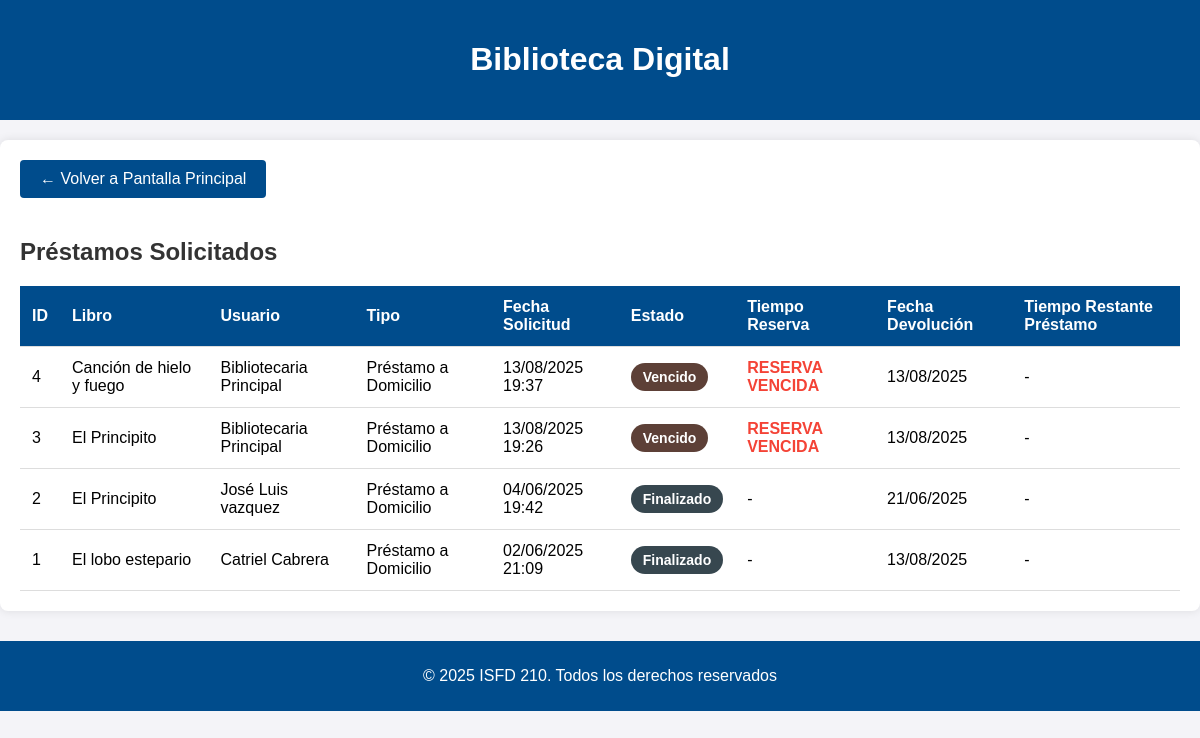
Before: /libros/prestamos-solicitados/ (signed in) with the older database file.
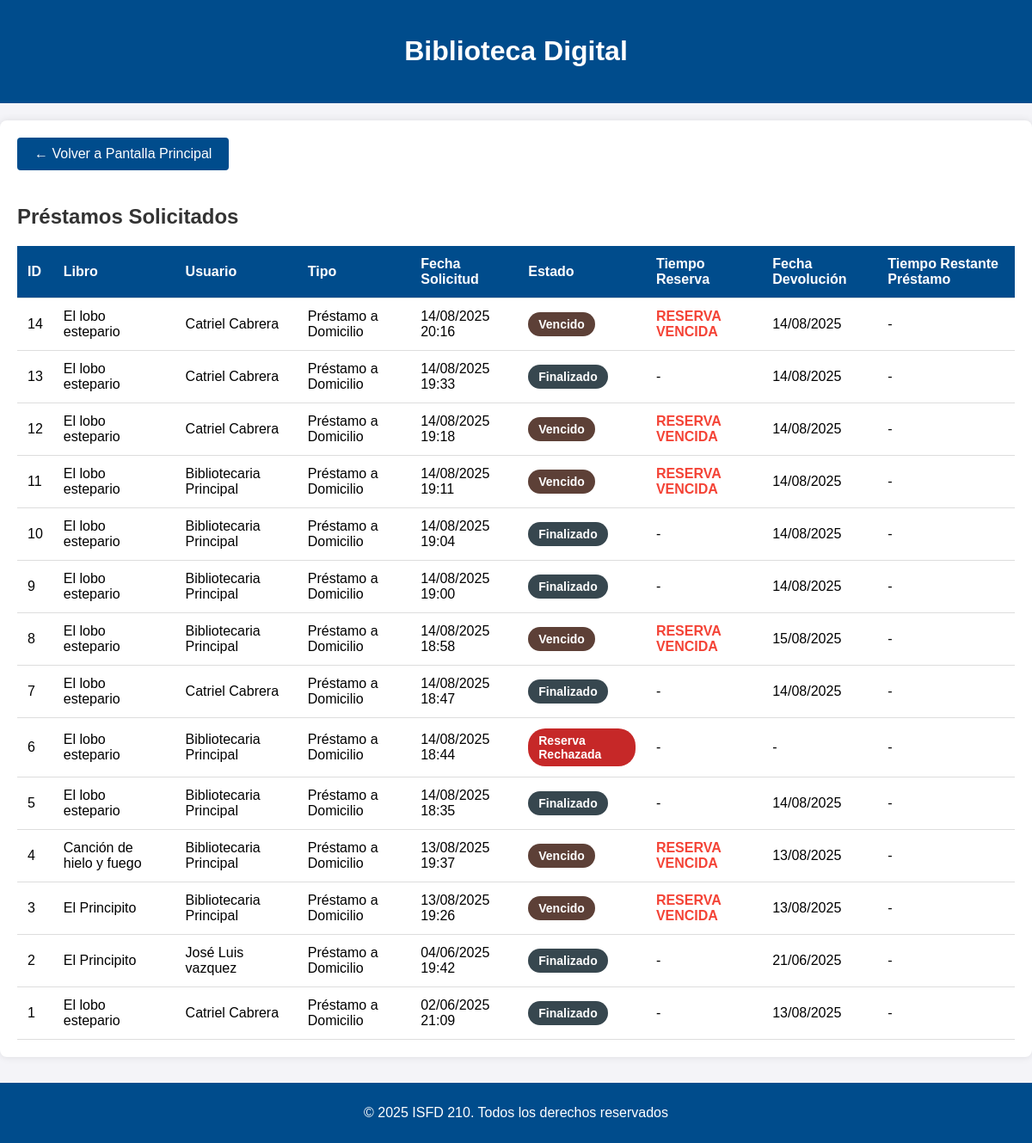
After: the same page with the newer database file.
### libros/models.py (models this page shows, shortened)
class Prestamo(models.Model):
    ESTADO_CHOICES = (
        ('solicitado', 'Reserva Solicitada'),
        ('aprobado_reserva', 'Reserva Aprobada'),
        ('aprobado', 'Préstamo Activo'),
        ('rechazado', 'Reserva Rechazada'),
        ('finalizado', 'Finalizado'),
        ('vencido', 'Vencido'),
    )
    TIPO_CHOICES = (
        ('domicilio', 'Préstamo a Domicilio'),
        ('aula', 'Préstamo en Aula'),
    )
    TIPO_USUARIO_CHOICES = (
        ('alumno', 'Alumno'),
        ('profesor', 'Profesor'),
    )
    id_prestamo = models.AutoField(primary_key=True)
    usuario = models.ForeignKey(Usuario, on_delete=models.CASCADE, related_name='prestamos_usuario', null=True, blank=True)
    nombre_usuario = models.CharField(max_length=255)
    email_usuario = models.EmailField()
    libro = models.ForeignKey(Libro, on_delete=models.CASCADE, related_name='prestamos')
    fecha_solicitud = models.DateTimeField(auto_now_add=True)
    fecha_aprobacion = models.DateTimeField(null=True, blank=True)
    fecha_devolucion_programada = models.DateTimeField(null=True, blank=True)
    fecha_devolucion_real = models.DateTimeField(null=True, blank=True)
    fecha_limite_reserva = models.DateTimeField(null=True, blank=True)
    estado = models.CharField(max_length=20, choices=ESTADO_CHOICES, default='solicitado')
    tipo_prestamo = models.CharField(max_length=10, choices=TIPO_CHOICES, default='domicilio')
    tipo_usuario = models.CharField(max_length=10, choices=TIPO_USUARIO_CHOICES, default='alumno')
    motivo_rechazo = models.TextField(blank=True, null=True)
    observaciones = models.TextField(blank=True, null=True)
    fecha_retiro_real = models.DateTimeField(null=True, blank=True)

class Inventario(models.Model):
    id_inventario = models.AutoField(primary_key=True)
    estado = models.CharField(max_length=255, null=True, default="Disponible")
    motivo_baja = models.CharField(max_length=255, null=True)
    descripcion = models.TextField(null=True)
    num_ejemplar = models.IntegerField(null=True)
    imagen_rota = models.ImageField(
        upload_to='imagenes_rota/', null=True, blank=True)

class Libro(Inventario):
    id_libro = models.AutoField(primary_key=True)
    titulo = models.CharField(max_length=255)
    autor = models.CharField(max_length=255)
    editorial = models.CharField(max_length=255)
    clasificacion_cdu = models.CharField(max_length=255, null=False, default='Sin clasificar')
    siglas_autor_titulo = models.CharField(max_length=255, null=False, default='ABC')
    num_inventario = models.IntegerField(null=False, default=1)
    resumen = models.TextField()
    etiqueta_palabra_clave = models.TextField(default='Roma,Historia,Clasica')
    sede = models.TextField(default='La Plata')
    disponibilidad = models.CharField(max_length=255, null=True, default="Disponible")
    observaciones = models.TextField(default='Esta es una observación')
    img = models.URLField()

### libros/views.py (the view)
# urls.py: path('prestamos-solicitados/', views.prestamos_solicitados, name='prestamos_solicitados'),
@login_required
def prestamos_solicitados(request):
    verificar_prestamos_vencidos()
    if request.user.es_bibliotecaria():
        prestamos = Prestamo.objects.all().order_by('-fecha_solicitud')
    else:
        prestamos = Prestamo.objects.filter(
            Q(email_usuario=request.user.email) | Q(usuario=request.user)
        ).order_by('-fecha_solicitud')
    alertas = []
    ahora = timezone.now()
    for prestamo in prestamos:
        if prestamo.estado == 'solicitado' and prestamo.fecha_limite_reserva:
            tiempo_restante = prestamo.fecha_limite_reserva - ahora
            if tiempo_restante.total_seconds() > 0 and tiempo_restante.total_seconds() < 86400:  # 24 horas en segundos
                alertas.append(f"¡ATENCIÓN! El préstamo del libro '{prestamo.libro.titulo}' vence pronto.")
    return render(request, 'libros/prestamos_solicitados.html', {
        'prestamos': prestamos,
        'alertas': alertas
    })

### libros/models.py (called while the page is built)
    def es_bibliotecaria(self):
        return self.perfil == 'bibliotecaria'

### libros/views.py (called while the page is built, shortened)
def verificar_prestamos_vencidos():
    ahora = timezone.now()
    print(f"[DEBUG VENCIMIENTOS] Verificando a las: {ahora.strftime('%d/%m/%Y %H:%M:%S')}")
    prestamos_activos_vencidos = Prestamo.objects.filter(
        estado='aprobado',
        fecha_devolucion_programada__lt=ahora  # Comparación exacta
    )
    print(f"[DEBUG VENCIMIENTOS] Préstamos vencidos encontrados: {prestamos_activos_vencidos.count()}")
    prestamos_reserva_vencidos = Prestamo.objects.filter(
        estado='aprobado_reserva',
        fecha_limite_reserva__lt=ahora
    )
    for prestamo in prestamos_reserva_vencidos:
        prestamo.estado = 'vencido'
        prestamo.save()
        prestamo.libro.estado = 'Disponible'
        prestamo.libro.save()
        print(f"[DEBUG VENCIMIENTOS] Reserva vencida: {prestamo.id_prestamo}")

### libros/templates/libros/prestamos_solicitados.html (shortened to what this page needs)
<!DOCTYPE html>
<html lang="es">
<head>
    {% load static %}
</head>
<body>
    <header>
        <h1>Biblioteca Digital</h1>
    </header>
    <div class="container">
        <a href="{% url 'pantalla_principal' %}" class="btn-volver">← Volver a Pantalla Principal</a>
        <h2>Préstamos Solicitados</h2>
        {% if prestamos %}
        <table>
            <thead>
                <tr>
                    <th>ID</th>
                    <th>Libro</th>
                    <th>Usuario</th>
                    <th>Tipo</th>
                    <th>Fecha Solicitud</th>
                    <th>Estado</th>
                    <th>Tiempo Reserva</th>
                    <th>Fecha Devolución</th>
                    <th>Tiempo Restante Préstamo</th>
                </tr>
            </thead>
            <tbody>
                {% for prestamo in prestamos %}
                <tr>
                    <td>{{ prestamo.id_prestamo }}</td>
                    <td>{{ prestamo.libro.titulo }}</td>
                    <td>{{ prestamo.nombre_usuario }}</td>
                    <td>{{ prestamo.get_tipo_prestamo_display }}</td>
                    <td>{{ prestamo.fecha_solicitud|date:"d/m/Y H:i" }}</td>
                    <td>
                        <span class="status-badge status-{{ prestamo.estado }}">
                            {{ prestamo.get_estado_display }}
                        </span>
                    </td>
                    <td>
                        {% if prestamo.estado == 'solicitado' and prestamo.fecha_limite_reserva %}
                            <div class="timer-container">
                                <span class="timer" id="timer-reserva-{{ prestamo.id_prestamo }}"
                                      data-end="{{ prestamo.fecha_limite_reserva|date:'Y-m-d H:i:s' }}">
                                    Calculando...
                                </span>
                            </div>
                        {% elif prestamo.estado == 'vencido' %}
                            <span class="vencido">RESERVA VENCIDA</span>
                        {% else %}
                            -
                        {% endif %}
                    </td>
                    <td>
                        {% if prestamo.fecha_devolucion_programada %}
                            {{ prestamo.fecha_devolucion_programada|date:"d/m/Y" }}
                        {% else %}
                            -
                        {% endif %}
                    </td>
                    <td>
                        {% if prestamo.estado == 'aprobado' and prestamo.fecha_devolucion_programada %}
                            <div class="timer-container">
                                <span class="timer" id="timer-prestamo-{{ prestamo.id_prestamo }}"
                                      data-end="{{ prestamo.fecha_devolucion_programada|date:'Y-m-d H:i:s' }}">
                                    Calculando...
                                </span>
                            </div>
                        {% else %}
                            -
                        {% endif %}
                    </td>
                </tr>
                {% endfor %}
            </tbody>
        </table>
        {% else %}
        <p class="empty-message">No hay préstamos registrados actualmente.</p>
        {% endif %}
    </div>
    <footer>
        <p>© 2025 ISFD 210. Todos los derechos reservados</p>
    </footer>
</body>
</html>

Changed rows visible on the page:
added Prestamo: id_prestamo "14", libro.titulo "El lobo estepario", nombre_usuario "Catriel Cabrera", tipo_prestamo "Préstamo a Domicilio", fecha_solicitud "14/08/2025 20:16", estado "Vencido", shows "RESERVA VENCIDA", fecha_devolucion_programada "14/08/2025"
added Prestamo: id_prestamo "13", libro.titulo "El lobo estepario", nombre_usuario "Catriel Cabrera", tipo_prestamo "Préstamo a Domicilio", fecha_solicitud "14/08/2025 19:33", estado "Finalizado", fecha_devolucion_programada "14/08/2025"
added Prestamo: id_prestamo "12", libro.titulo "El lobo estepario", nombre_usuario "Catriel Cabrera", tipo_prestamo "Préstamo a Domicilio", fecha_solicitud "14/08/2025 19:18", estado "Vencido", shows "RESERVA VENCIDA", fecha_devolucion_programada "14/08/2025"
added Prestamo: id_prestamo "11", libro.titulo "El lobo estepario", nombre_usuario "Bibliotecaria Principal", tipo_prestamo "Préstamo a Domicilio", fecha_solicitud "14/08/2025 19:11", estado "Vencido", shows "RESERVA VENCIDA", fecha_devolucion_programada "14/08/2025"
added Prestamo: id_prestamo "10", libro.titulo "El lobo estepario", nombre_usuario "Bibliotecaria Principal", tipo_prestamo "Préstamo a Domicilio", fecha_solicitud "14/08/2025 19:04", estado "Finalizado", fecha_devolucion_programada "14/08/2025"
added Prestamo: id_prestamo "9", libro.titulo "El lobo estepario", nombre_usuario "Bibliotecaria Principal", tipo_prestamo "Préstamo a Domicilio", fecha_solicitud "14/08/2025 19:00", estado "Finalizado", fecha_devolucion_programada "14/08/2025"
added Prestamo: id_prestamo "8", libro.titulo "El lobo estepario", nombre_usuario "Bibliotecaria Principal", tipo_prestamo "Préstamo a Domicilio", fecha_solicitud "14/08/2025 18:58", estado "Vencido", shows "RESERVA VENCIDA", fecha_devolucion_programada "15/08/2025"
added Prestamo: id_prestamo "7", libro.titulo "El lobo estepario", nombre_usuario "Catriel Cabrera", tipo_prestamo "Préstamo a Domicilio", fecha_solicitud "14/08/2025 18:47", estado "Finalizado", fecha_devolucion_programada "14/08/2025"
added Prestamo: id_prestamo "6", libro.titulo "El lobo estepario", nombre_usuario "Bibliotecaria Principal", tipo_prestamo "Préstamo a Domicilio", fecha_solicitud "14/08/2025 18:44", estado "Reserva Rechazada"
added Prestamo: id_prestamo "5", libro.titulo "El lobo estepario", nombre_usuario "Bibliotecaria Principal", tipo_prestamo "Préstamo a Domicilio", fecha_solicitud "14/08/2025 18:35", estado "Finalizado", fecha_devolucion_programada "14/08/2025"
